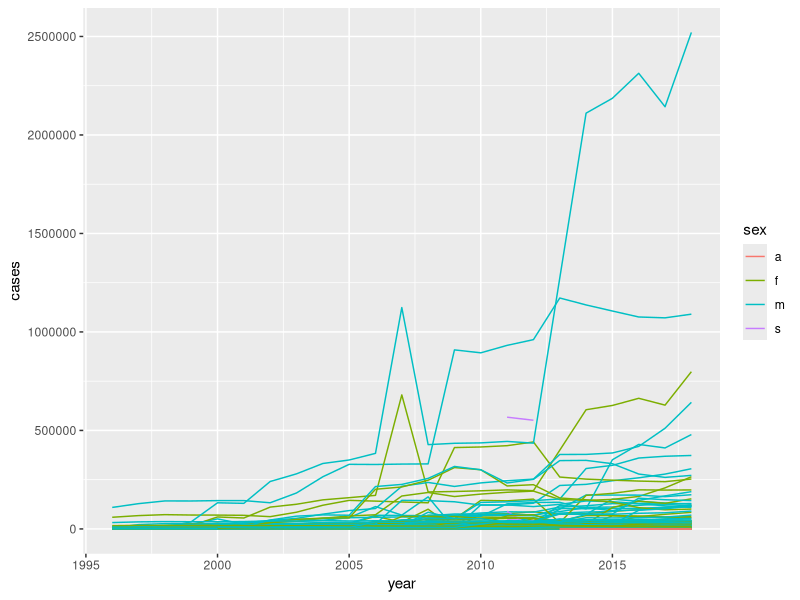

This figure's R source:
library(readr)
library(tidyverse)
who <- read_csv("TB_notifications_2020-05-20.csv")
View(who)

names(who)

########## In this dataset all cases of TB are new cases:

# new_sp - TB new case that could be diagnosed by smear smear was positive.   
# new_sn - TB new case that couldn't be diagnosed by smear, it was negative.
# new_su - TB new case, smear unknown.
# new_ep - Extrapulmonary TB new case.
# ret_rel - Relapse new case of TB.
# new_oth - new others  
# ( f ) femenine and ( m ) masculine
# ages 0-14 1524 25-34 35-44 45-54 55-64 m65
# ret_taf treatment after failure cases
# ret_tad
# ret_oth

### TIDYING DATA

# 1.pivot_longer () : we gather in a column named keys those varibles that look like they were actually values.
#   we group the values in a column called "cases".

# 2. If we check the values in key, we can find that there is an inconsistency: all names are new_something 
# but newrel_f014 doesn't have the _ after the word "new". We fix that:

# 3. muate() + stringr::str_replace(): We can separate the values in each code with two passes of separate(). The first pass will split the codes
# at each underscore. - This is amazing!

# 4. We drop iso2 and iso3 because we already have "country". We also drop "new"

# 5. separate(): We separate "agesex" varible into two differents variables:

who_tb <-
    who %>% 
    pivot_longer(
      cols = new_sp_m04:newrel_f65,
      names_to = "key",
      values_to = "cases",
      values_drop_na = TRUE
    ) %>% 
    mutate(
      key = stringr::str_replace(key, "newrel", "new_rel")
      ) %>% 
    separate(key, c("new", "var", "sexage"), sep = "_") %>% 
    select(-new, -iso2, -iso3) %>% 
    separate(sexage, c("sex", "age"), sep = 1)

#####################################################################
####################### Exercises ###################################
#####################################################################

# 1. Was ok to set values_drop_na = TRUE? It depends what missing values represent. If they represent no data
# it's ok. But, if they represent no cases of TB, we need them.

# 1. CHECKING IF THERE ARE CASES = 0, indicating no cases of TB:

who_tb %>% 
    filter(cases == 0) %>% 
    nrow()

# There are 23731 rows were cases = 0.

# 2. EXPLICIT MISSING VALUES. In a combination of (country, year), what's the proportion of NA?

gather(who, new_sp_m014:newrel_f65, key="key", value="cases") %>% 
  group_by(country, year) %>% 
  mutate(prop_missing = sum(is.na(cases)/n())) %>% 
  filter(prop_missing > 0, prop_missing < 1) %>% 
  select(country, year, key, cases, prop_missing)

# They might have some explicit missing values, but not all. 

# 3. IMPLICIT MISSING VALUES.

nrow(who)
#8286

who %>% 
  complete(country, year) %>% 
  nrow()
#8502

# There are more complete cases than nrows in who, which means there are implicit missing values in the data.
# But, what do they mean? To figure that out we use anti_join().

anti_join(complete(who, country, year), who, by = c("country", "year")) %>% 
    select(country, year) %>% 
    group_by(country) %>% 
    summarise(min_year = min(year), max_year = max(year))

#Implicit missing values is data that doesn't exist, because countries in those years didn't exist.


# 5.For each country, year, and sex compute the total number of cases of TB. Make an informative 
# visualization of the data.

who_tb %>% 
    group_by(country, year, sex) %>% 
    filter(year > 1995) %>% 
    summarise(cases = sum(cases)) %>% 
    unite(contry_sex, country, sex, remove = FALSE) %>% 
    ggplot(aes(x = year, y = cases, group = contry_sex, color= sex)) +
    geom_line()

who_tb %>% 
  count(sex)

# hmmm need to check sex. 



























    